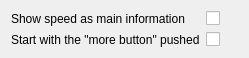
<?xml version="1.0" encoding="UTF-8"?>
<ui version="4.0">
 <class>options</class>
 <widget class="QWidget" name="options">
  <property name="geometry">
   <rect>
    <width>249</width>
    <height>54</height>
   </rect>
  </property>
  <layout class="QFormLayout" name="formLayout">
   <property name="fieldGrowthPolicy">
    <enum>QFormLayout::ExpandingFieldsGrow</enum>
   </property>
   <item row="0" column="0">
    <widget class="QLabel" name="label">
     <property name="text">
      <string>Show speed as main information</string>
     </property>
    </widget>
   </item>
   <item row="0" column="1">
    <widget class="QCheckBox" name="checkBoxShowSpeed"/>
   </item>
   <item row="1" column="1">
    <widget class="QCheckBox" name="checkBoxStartWithMoreButtonPushed"/>
   </item>
   <item row="1" column="0">
    <widget class="QLabel" name="labelStartWithMoreButtonPushed">
     <property name="text">
      <string>Start with the &quot;more button&quot; pushed</string>
     </property>
    </widget>
   </item>
  </layout>
 </widget>
 <resources/>
 <connections/>
</ui>
